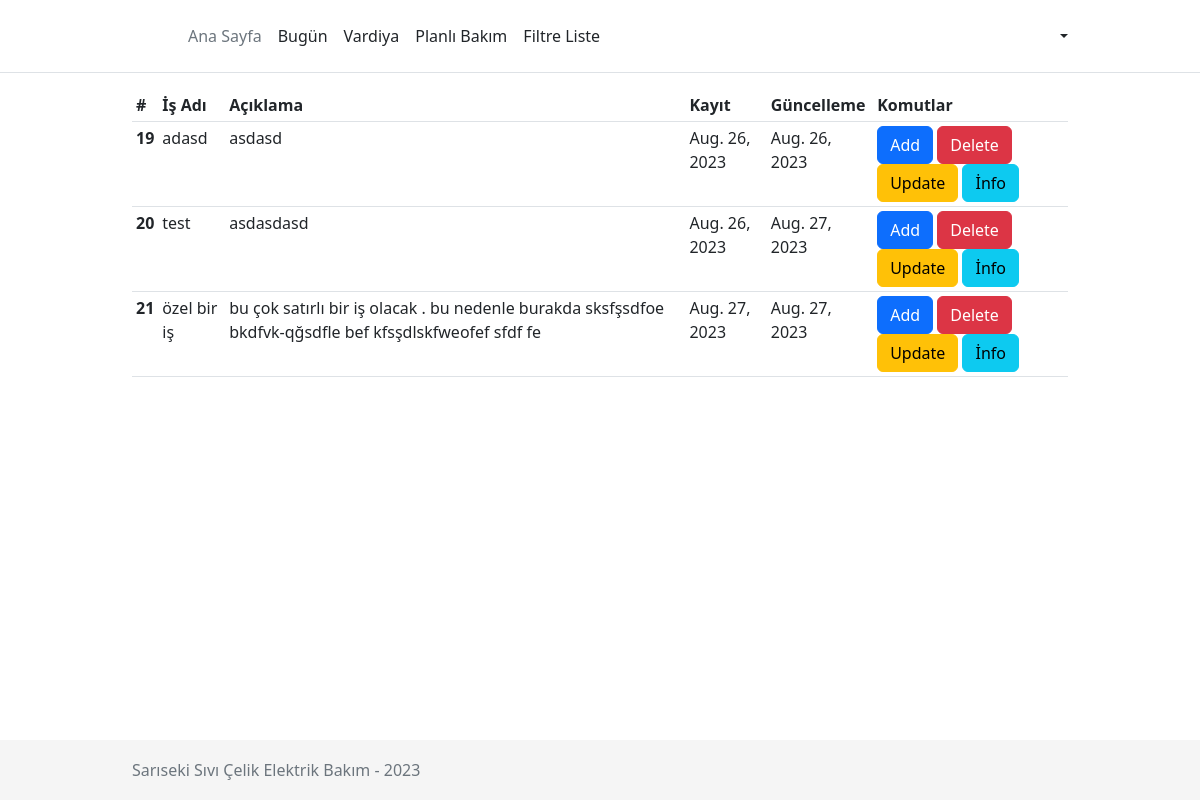
The app's page /works/ (signed in) with its own data.
### pages/models.py (models this page shows, shortened)
class Work(models.Model):
    id    = models.AutoField(primary_key=True)
    name  = models.CharField(max_length = 100)
    detail  = models.TextField(max_length = 2000, default="")
    dateCreate = models.DateField( auto_now_add=True)
    dateUpdate = models.DateField( auto_now=True)
    class Meta:
        verbose_name = ("Work")
        verbose_name_plural = ("Works")

### pages/views.py (the view)
# urls.py: path('works/', WorkListView.as_view(), name='Work_list'),
class WorkListView(ListView):
    model = Work
    template_name = 'work/Work_list.html'
    context_object_name = 'Works'

### templates/work/work_list.html (shortened to what this page needs)
{% extends '_base.html' %}
{% block content %}
<table class="table table-sm" >
    <thead>
      <tr>
        <th scope="col" >#</th>
        <th scope="col">İş Adı</th>
        <th scope="col">Açıklama</th>
        <th scope="col">Kayıt</th>
        <th scope="col">Güncelleme</th>
        <th scope="col">Komutlar</th>
      </tr>
    </thead>
    <tbody>
        {% for work in Works %}
        <tr>
        <th scope="row">{{ work.id }}</th>
        <td>{{ work.name }}</td>
        <td>{{ work.detail }}</td>
        <td>{{ work.dateCreate }}</td>
        <td>{{ work.dateUpdate }}</td>
        <td>
            <a href="{% url 'Work_create' %}" class="btn btn-primary" role="button">Add</a>
            <a href="{% url 'Work_delete' work.pk %}" class="btn btn-danger" role="button">Delete</a>
            <a href="{% url 'Work_update' work.pk %}" class="btn btn-warning" role="button">Update</a>
            <a href="{% url 'Work_detail' work.pk %}" class="btn btn-info" role="button">İnfo</a>
        </td>
        </tr>
        {% empty %}
        <h3>No works yet.</h3>
        <a href="{% url 'Work_create' %}">Add work</a>
        {% endfor %}
    </tbody>
  </table>
{% endblock content %}

### static/css/base.css (style rules this page uses)
html { position: relative; min-height: 100%; font-size: 14px; }
@media (min-width: 768px) { html { font-size: 16px; } }
body { margin-bottom: 60px; }

### records on screen
Work: id "19", name "adasd", detail "asdasd", dateCreate "Aug. 26, 2023", dateUpdate "Aug. 26, 2023"
Work: id "20", name "test", detail "asdasdasd", dateCreate "Aug. 26, 2023", dateUpdate "Aug. 27, 2023"
Work: id "21", name "özel bir iş", detail "bu çok satırlı bir iş olacak . bu nedenle burakda sksfşsdfoe bkdfvk-qğsdfle bef kfsşdlskfweofef sfdf fe", dateCreate "Aug. 27, 2023", dateUpdate "Aug. 27, 2023"
